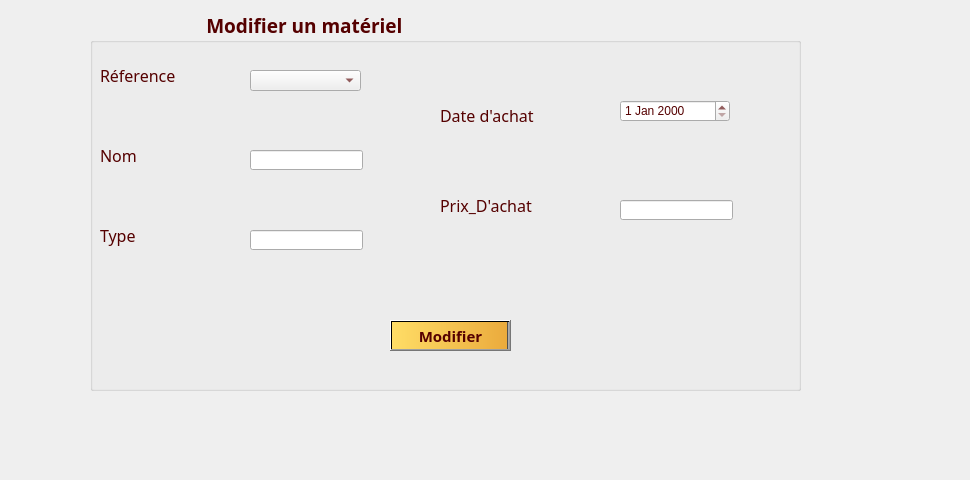
     <widget class="QWidget" name="tab_materiel_10">
      <attribute name="title">
       <string>Modifier</string>
      </attribute>
      <widget class="QLabel" name="label_materiel_42">
       <property name="geometry">
        <rect>
         <x>-20</x>
         <y>-30</y>
         <width>961</width>
         <height>471</height>
        </rect>
       </property>
       <property name="text">
        <string/>
       </property>
       <property name="pixmap">
        <pixmap>../../0.png</pixmap>
       </property>
      </widget>
      <widget class="QGroupBox" name="groupBox_materiel_5">
       <property name="geometry">
        <rect>
         <x>90</x>
         <y>10</y>
         <width>711</width>
         <height>381</height>
        </rect>
       </property>
       <property name="font">
        <font>
         <family>Lucida Calligraphy</family>
         <pointsize>14</pointsize>
         <weight>75</weight>
         <bold>true</bold>
        </font>
       </property>
       <property name="styleSheet">
        <string notr="true">color: rgb(85, 0, 0);</string>
       </property>
       <property name="title">
        <string>                       Modifier un matériel   </string>
       </property>
       <widget class="QLabel" name="label_materiel_38">
        <property name="geometry">
         <rect>
          <x>10</x>
          <y>130</y>
          <width>171</width>
          <height>31</height>
         </rect>
        </property>
        <property name="font">
         <font>
          <family>Lucida Calligraphy</family>
          <pointsize>12</pointsize>
          <weight>50</weight>
          <bold>false</bold>
         </font>
        </property>
        <property name="text">
         <string>Nom</string>
        </property>
       </widget>
       <widget class="QLabel" name="label_materiel_39">
        <property name="geometry">
         <rect>
          <x>10</x>
          <y>50</y>
          <width>171</width>
          <height>31</height>
         </rect>
        </property>
        <property name="font">
         <font>
          <family>Lucida Calligraphy</family>
          <pointsize>12</pointsize>
          <weight>50</weight>
          <bold>false</bold>
         </font>
        </property>
        <property name="text">
         <string>Réference</string>
        </property>
       </widget>
       <widget class="QLabel" name="label_materiel_40">
        <property name="geometry">
         <rect>
          <x>350</x>
          <y>90</y>
          <width>171</width>
          <height>31</height>
         </rect>
        </property>
        <property name="font">
         <font>
          <family>Lucida Calligraphy</family>
          <pointsize>12</pointsize>
          <weight>50</weight>
          <bold>false</bold>
         </font>
        </property>
        <property name="text">
         <string>Date d'achat</string>
        </property>
       </widget>
       <widget class="QDateEdit" name="dateEdit_materiel_8">
        <property name="geometry">
         <rect>
          <x>530</x>
          <y>90</y>
          <width>110</width>
          <height>22</height>
         </rect>
        </property>
       </widget>
       <widget class="QPushButton" name="pushButton_materiel_5">
        <property name="geometry">
         <rect>
          <x>300</x>
          <y>310</y>
          <width>121</width>
          <height>31</height>
         </rect>
        </property>
        <property name="font">
         <font>
          <family>Lucida Calligraphy</family>
          <pointsize>11</pointsize>
          <weight>75</weight>
          <bold>true</bold>
         </font>
        </property>
        <property name="styleSheet">
         <string notr="true">background-color: qlineargradient(spread:pad, x1:0, y1:0, x2:1, y2:0, stop:0 rgba(255, 221, 102, 255), stop:0.978814 rgba(235, 171, 61, 255), stop:0.98 rgba(0, 0, 0, 255), stop:1 rgba(0, 0, 0, 0));</string>
        </property>
        <property name="text">
         <string>Modifier</string>
        </property>
       </widget>
       <widget class="QLineEdit" name="lineEdit_materiel_18">
        <property name="geometry">
         <rect>
          <x>160</x>
          <y>140</y>
          <width>113</width>
          <height>20</height>
         </rect>
        </property>
       </widget>
       <widget class="QLabel" name="label_materiel_41">
        <property name="geometry">
         <rect>
          <x>10</x>
          <y>210</y>
          <width>171</width>
          <height>31</height>
         </rect>
        </property>
        <property name="font">
         <font>
          <family>Lucida Calligraphy</family>
          <pointsize>12</pointsize>
          <weight>50</weight>
          <bold>false</bold>
         </font>
        </property>
        <property name="text">
         <string>Type</string>
        </property>
       </widget>
       <widget class="QLineEdit" name="lineEdit_materiel_19">
        <property name="geometry">
         <rect>
          <x>160</x>
          <y>220</y>
          <width>113</width>
          <height>20</height>
         </rect>
        </property>
       </widget>
       <widget class="QLineEdit" name="lineEdit_materiel_20">
        <property name="geometry">
         <rect>
          <x>530</x>
          <y>190</y>
          <width>113</width>
          <height>20</height>
         </rect>
        </property>
       </widget>
       <widget class="QLabel" name="label_materiel_44">
        <property name="geometry">
         <rect>
          <x>350</x>
          <y>180</y>
          <width>171</width>
          <height>31</height>
         </rect>
        </property>
        <property name="font">
         <font>
          <family>Lucida Calligraphy</family>
          <pointsize>12</pointsize>
          <weight>50</weight>
          <bold>false</bold>
         </font>
        </property>
        <property name="text">
         <string>Prix_D'achat</string>
        </property>
       </widget>
       <widget class="QComboBox" name="comboBox_materiel_1">
        <property name="geometry">
         <rect>
          <x>160</x>
          <y>60</y>
          <width>111</width>
          <height>21</height>
         </rect>
        </property>
       </widget>
      </widget>
     </widget>
